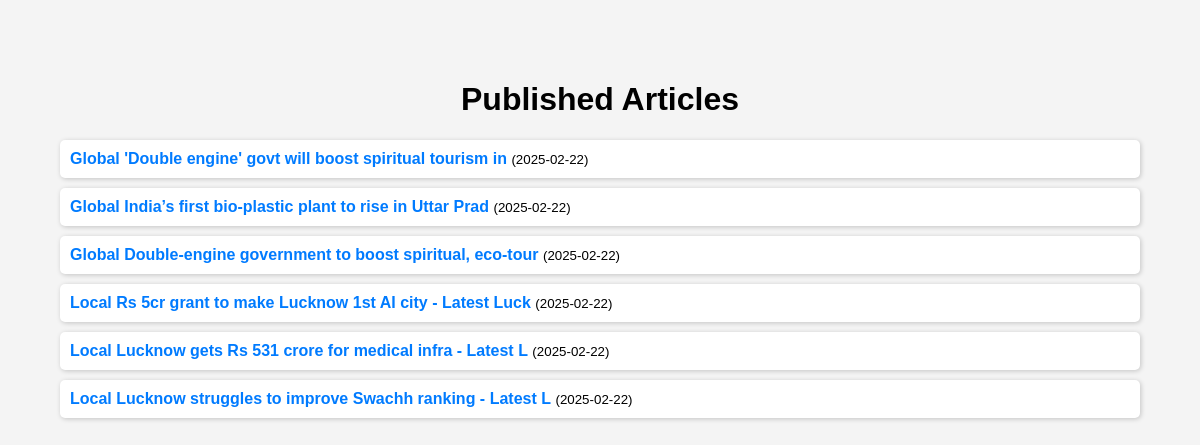
Before: / with the older database file.
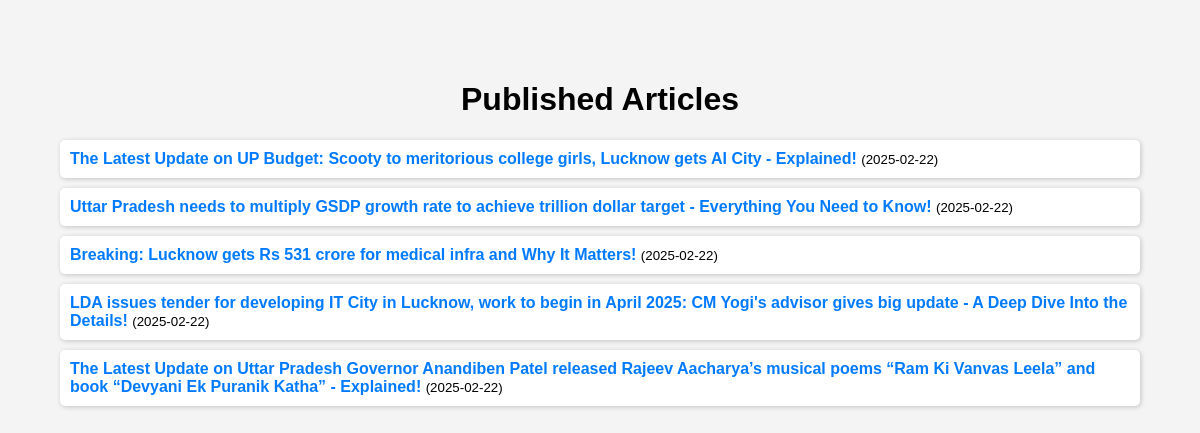
After: the same page with the newer database file.
### tables this page shows
CREATE TABLE articles (
        id INTEGER PRIMARY KEY AUTOINCREMENT,
        topic TEXT NOT NULL,
        sub_topic TEXT,
        title TEXT NOT NULL,
        url TEXT,
        raw_text TEXT,
        image_url TEXT,  -- Added this line to store image links
        summary TEXT,
        seo_title TEXT,
        seo_keywords TEXT,
        date TEXT,
        published INTEGER DEFAULT 0
    );

### publisher.py (the view)
        @app.route("/")
        def index():
            try:
                with sqlite3.connect(self.db_path) as conn:
                    c = conn.cursor()
                    c.execute(
                        "SELECT id, seo_title, date FROM articles WHERE published = 1 ORDER BY date DESC"
                    )
                    articles = c.fetchall()
                return render_template("index.html", articles=articles)
            except Exception as e:
                print(f"[ERROR] Could not fetch articles: {e}")
                return "Error loading articles", 500

### templates/index.html (shortened to what this page needs)
<!DOCTYPE html>
<html lang="en">
<head>
</head>
<body>
    <h1>Published Articles</h1>
    {% if articles %}
        <ul>
            {% for article in articles %}
                <li>
                    <a href="{{ url_for('article', article_id=article[0]) }}">{{ article[1] }}</a>
                    <small>({{ article[2] }})</small>
                </li>
            {% endfor %}
        </ul>
    {% else %}
        <p>No articles found.</p>
    {% endif %}
</body>
</html>

### templates/index.html (style rules this page uses)
body { font-family: Arial, sans-serif; margin: 40px; padding: 20px; background-color: #f4f4f4; }
h1 { text-align: center; }
ul { list-style-type: none; padding: 0; }
li { background: white; padding: 10px; margin: 10px 0; border-radius: 5px; box-shadow: 1px 1px 5px rgba(0,0,0,0.2); }
a { text-decoration: none; color: #007BFF; font-weight: bold; }

Changed rows visible on the page:
removed articles: seo_title "Global 'Double engine' govt will boost spiritual tourism in", date "2025-02-22"
removed articles: seo_title "Global India’s first bio-plastic plant to rise in Uttar Prad", date "2025-02-22"
removed articles: seo_title "Global Double-engine government to boost spiritual, eco-tour", date "2025-02-22"
removed articles: seo_title "Local Rs 5cr grant to make Lucknow 1st AI city - Latest Luck", date "2025-02-22"
removed articles: seo_title "Local Lucknow gets Rs 531 crore for medical infra - Latest L", date "2025-02-22"
removed articles: seo_title "Local Lucknow struggles to improve Swachh ranking - Latest L", date "2025-02-22"
added articles: seo_title "The Latest Update on UP Budget: Scooty to meritorious college girls, Lucknow gets AI City - Explained!", date "2025-02-22"
added articles: seo_title "Uttar Pradesh needs to multiply GSDP growth rate to achieve trillion dollar target - Everything You Need to Know!", date "2025-02-22"
added articles: seo_title "Breaking: Lucknow gets Rs 531 crore for medical infra and Why It Matters!", date "2025-02-22"
added articles: seo_title "LDA issues tender for developing IT City in Lucknow, work to begin in April 2025: CM Yogi's advisor gives big update - A Deep Dive Into the Details!", date "2025-02-22"
added articles: seo_title "The Latest Update on Uttar Pradesh Governor Anandiben Patel released Rajeev Aacharya’s musical poems “Ram Ki Vanvas Leela” and book “Devyani Ek Puranik Katha” - Explained!", date "2025-02-22"
